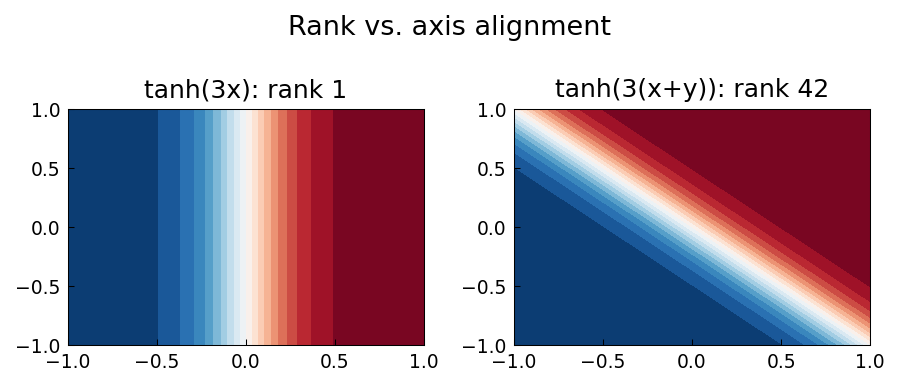

Reproduce this figure in Python.
"""Low-rank approximation and alignment with axes (Chebfun2).

Demonstrates how axis-alignment affects the numerical rank of 2D functions,
following the Chebfun example approx2/Alignment.m by Nick Trefethen (April 2016).

Original MATLAB Chebfun: Copyright 2017 by The University of Oxford and
The Chebfun Developers. See https://www.chebfun.org/ for Chebfun information.
"""
import os

os.environ.setdefault("XLA_PYTHON_CLIENT_PREALLOCATE", "false")

import matplotlib

matplotlib.use("Agg")
import os
import sys

import jax.numpy as jnp
import matplotlib.pyplot as plt
import numpy as np

sys.path.insert(0, os.path.join(os.path.dirname(__file__), '..', '..', 'src'))

import chebfunjax as cj
from chebfunjax.plotting import chebfun_style

chebfun_style()


def run():
    print("=" * 60)
    print("Low-rank approximation and alignment with axes")
    print("=" * 60)

    # tanh(k*x) depends only on x — rank 1
    k = 3
    f = cj.chebfun2(lambda x, y: jnp.tanh(k * x))
    print(f"\ntanh(3x) rank: {f.rank}  (expected 1)")
    assert f.rank == 1

    # tanh(k*(x+y)) mixes x and y — higher rank
    g = cj.chebfun2(lambda x, y: jnp.tanh(k * (x + y)))
    print(f"tanh(3(x+y)) rank: {g.rank}  (expected >> 1)")
    assert g.rank > 1

    # Rotated Gaussian: rotation kills separability
    h = cj.chebfun2(lambda x, y: jnp.exp(-((x + y)**2 + (x - y)**2) / 2))
    print(f"exp(-(x+y)^2/2 - (x-y)^2/2) rank: {h.rank}")

    # Plot
    _here = os.path.dirname(os.path.abspath(__file__))
    fig, axes = plt.subplots(1, 2)

    xs = np.linspace(-1, 1, 60)
    X, Y = np.meshgrid(xs, xs)
    Z1 = np.tanh(k * X)
    Z2 = np.tanh(k * (X + Y))

    axes[0].contourf(X, Y, Z1, levels=20, cmap="RdBu_r")
    axes[0].set_title(f"tanh(3x): rank {f.rank}", fontsize=12)

    axes[1].contourf(X, Y, Z2, levels=20, cmap="RdBu_r")
    axes[1].set_title(f"tanh(3(x+y)): rank {g.rank}", fontsize=12)

    fig.suptitle("Rank vs. axis alignment", fontsize=13)
    fig.tight_layout()
    fig.savefig(os.path.join(_here, "low_rank_alignment.png"), dpi=150, bbox_inches="tight")
    plt.close(fig)

    print("\nAll assertions passed.")
    return True

if __name__ == "__main__":
    run()
